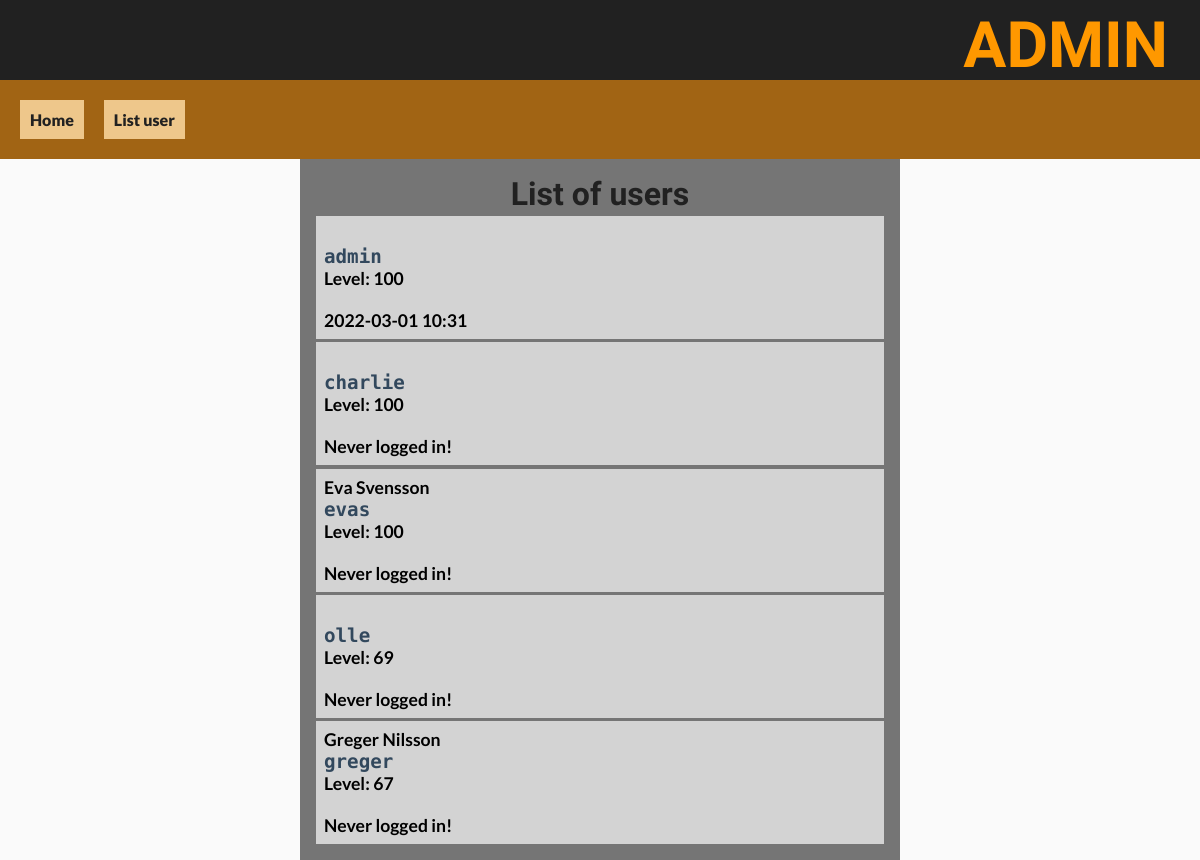
/listuser.php (signed in), run on the app's committed database.
### tables this page shows
CREATE TABLE `tbluser` (
  `id` int(11) NOT NULL,
  `user` varchar(40) NOT NULL,
  `pass` varchar(255) NOT NULL,
  `level` int(11) NOT NULL DEFAULT 100,
  `realname` varchar(255) NOT NULL,
  `lastlogin` int(11) DEFAULT NULL
);

### func.php (called while the page is built, shortened)
<?php
    function makeConn($dbname, $dbserver="localhost", $dbuser="root", $dbpass=""){
        $conn=mysqli_connect($dbserver,$dbuser,$dbpass,$dbname);
        return $conn;
    }
    function lastLogin($userid){
        $conn=makeConn('can');
        $sql="SELECT * FROM tbluser WHERE id=$userid";
        $result=mysqli_query($conn, $sql);
        $raden=mysqli_fetch_assoc($result);
        if($raden['lastlogin']){
            return date('Y-m-d H:i', $raden['lastlogin']);
        }else{
            return "Never logged in!";
        }
    }
?>

### listuser.php (the view, shortened to what this page needs)
<!DOCTYPE html>
<?php
    require_once('func.php');
    $conn=makeConn('can');
    $sql="SELECT * FROM tbluser ORDER BY level DESC, lastlogin DESC";
    $result=mysqli_query($conn, $sql);
?>
<html lang="en">
<head>
    <link rel="stylesheet" href="admin.css">
</head>
<body>
<?php require_once("_aheader.php"); ?>
<?php require_once("_menu.php"); ?>
        <div class="main">
            <h1>List of users</h1>
            <?php while($row=mysqli_fetch_assoc($result)){ ?>
                    <div class="row">
                        <span class="real"><?=$row['realname']?></span><br>
                        <span class="user"><?=$row['user']?></span><br>Level: <?=$row['level']?><br>
                        <span class="pass"><?=$row['pass']?></span><br>
                        <span class="time"><?=lastLogin($row['id'])?></span><br>
                    </div>
            <?php  } ?>
        </div>
</body>
</html>

### admin.css (style rules this page uses)
* { margin: 0; padding: 0; box-sizing: border-box; }
body { display: flex; flex-direction: column; background-color: #f5f5f5; }
.main { display: flex; flex-direction: column; align-items: center; width: 50%; height: 100%; gap: .2rem; background: var(--color-text-secondary); margin: 0 auto; padding: 1rem; }
body { position: absolute; background: var(--back-primary); width: 100%; height: 100vh; }
h1 { font-family: 'Staatliches', cursive; font-size: 2rem; color: var(--color-text); }
.row { padding: .5rem; width: 100%; background: var(--back-secondary); font-family: 'Lato', sans-serif; font-size: 1.1rem; font-weight: bold; }
.row .user { font-family: 'Share Tech Mono', monospace; font-size: 1.2rem; color: var(--color-primary-dark); }

### colors.css (style rules this page uses)
:root { --color-primary: #00bcd4; --color-secondary: #eec78b; --color-primary-dark: #32485d; --color-secondary-dark: #a16414; --back-primary: #fafafa; --back-secondary: #d3d3d3; --accent-color: #ff9800; --color-text: #212121; --color-text-secondary: #757575; }

### data on the page
tbluser: user "admin", level "100", lastLogin($row['id']) "2022-03-01 10:31"
tbluser: user "charlie", level "100", lastLogin($row['id']) "Never logged in!"
tbluser: realname "Eva Svensson", user "evas", level "100", lastLogin($row['id']) "Never logged in!"
tbluser: user "olle", level "69", lastLogin($row['id']) "Never logged in!"
tbluser: realname "Greger Nilsson", user "greger", level "67", lastLogin($row['id']) "Never logged in!"
